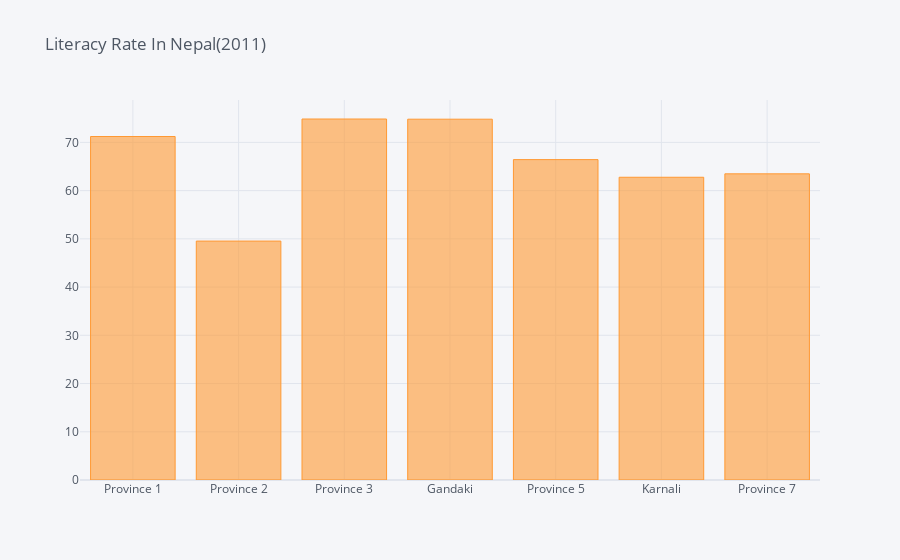

Notebook cell for this chart:
### Code cell
df1.iplot(x='Province',y='Total',kind='bar',title='Literacy Rate In Nepal(2011)')

### Figure 1 — Plotly figure (JSON) as saved in the notebook; plotly's stock layout.template omitted (floating-point values rounded to 4 significant figures)
{"data": [{"marker": {"color": "rgba(255, 153, 51, 0.6)", "line": {"color": "rgba(255, 153, 51, 1.0)", "width": 1}}, "name": "Total", "orientation": "v", "text": "", "type": "bar", "x": ["Province 1", "Province 2", "Province 3", "Gandaki", "Province 5", "Karnali", "Province 7"], "y": [71.22, 49.54, 74.85, 74.81, 66.43, 62.77, 63.48]}], "layout": {"legend": {"bgcolor": "#F5F6F9", "font": {"color": "#4D5663"}}, "paper_bgcolor": "#F5F6F9", "plot_bgcolor": "#F5F6F9", "title": {"font": {"color": "#4D5663"}, "text": "Literacy Rate In Nepal(2011)"}, "xaxis": {"gridcolor": "#E1E5ED", "showgrid": true, "tickfont": {"color": "#4D5663"}, "title": {"font": {"color": "#4D5663"}, "text": ""}, "zerolinecolor": "#E1E5ED"}, "yaxis": {"gridcolor": "#E1E5ED", "showgrid": true, "tickfont": {"color": "#4D5663"}, "title": {"font": {"color": "#4D5663"}, "text": ""}, "zerolinecolor": "#E1E5ED"}}}
